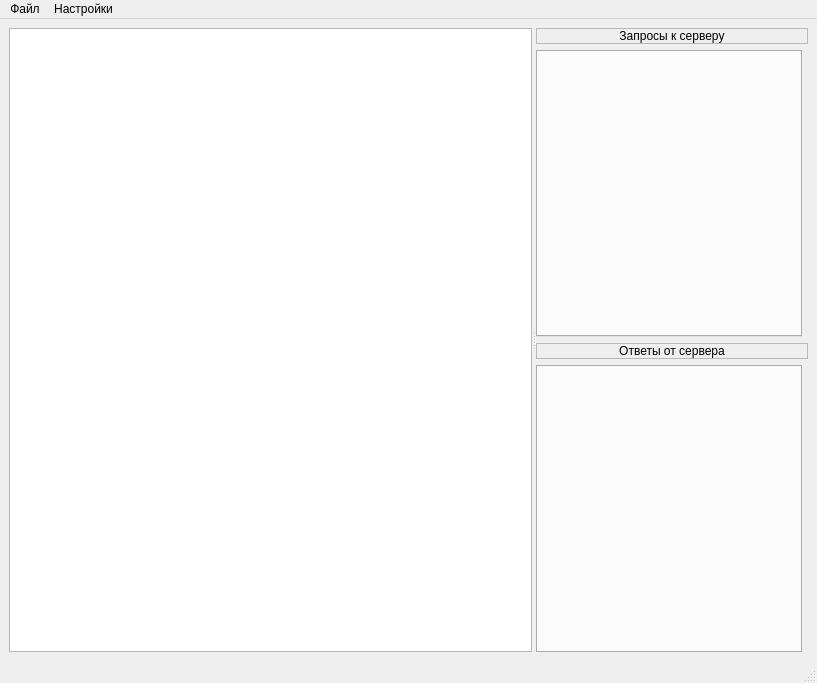
<?xml version="1.0" encoding="UTF-8"?>
<ui version="4.0">
 <class>MainWindow</class>
 <widget class="QMainWindow" name="MainWindow">
  <property name="geometry">
   <rect>
    <x>0</x>
    <y>0</y>
    <width>817</width>
    <height>683</height>
   </rect>
  </property>
  <property name="windowTitle">
   <string>Документация Steam Web API</string>
  </property>
  <widget class="QWidget" name="centralwidget">
   <layout class="QVBoxLayout" name="verticalLayout">
    <item>
     <widget class="QSplitter" name="splitter">
      <property name="orientation">
       <enum>Qt::Horizontal</enum>
      </property>
      <widget class="application::CAPITree" name="methodsTree"/>
      <widget class="QWidget" name="layoutWidget">
       <layout class="QGridLayout" name="gridLayout" rowstretch="0,0,0,0">
        <item row="1" column="0">
         <widget class="application::CRequestsWidget" name="tabRequests">
          <property name="tabsClosable">
           <bool>true</bool>
          </property>
         </widget>
        </item>
        <item row="2" column="0" colspan="2">
         <widget class="QLabel" name="label_20">
          <property name="frameShape">
           <enum>QFrame::StyledPanel</enum>
          </property>
          <property name="frameShadow">
           <enum>QFrame::Plain</enum>
          </property>
          <property name="text">
           <string>Ответы от сервера</string>
          </property>
          <property name="alignment">
           <set>Qt::AlignCenter</set>
          </property>
         </widget>
        </item>
        <item row="0" column="0" colspan="2">
         <widget class="QLabel" name="label_19">
          <property name="frameShape">
           <enum>QFrame::StyledPanel</enum>
          </property>
          <property name="frameShadow">
           <enum>QFrame::Plain</enum>
          </property>
          <property name="text">
           <string>Запросы к серверу</string>
          </property>
          <property name="alignment">
           <set>Qt::AlignCenter</set>
          </property>
         </widget>
        </item>
        <item row="3" column="0">
         <widget class="application::CResponsesWidget" name="tabResponses">
          <property name="tabPosition">
           <enum>QTabWidget::South</enum>
          </property>
          <property name="tabShape">
           <enum>QTabWidget::Rounded</enum>
          </property>
         </widget>
        </item>
       </layout>
      </widget>
     </widget>
    </item>
   </layout>
  </widget>
  <widget class="QMenuBar" name="menubar">
   <property name="geometry">
    <rect>
     <x>0</x>
     <y>0</y>
     <width>817</width>
     <height>21</height>
    </rect>
   </property>
   <widget class="QMenu" name="menu">
    <property name="title">
     <string>Файл</string>
    </property>
    <addaction name="actReloadAPI"/>
    <addaction name="separator"/>
    <addaction name="actQuit"/>
   </widget>
   <widget class="QMenu" name="menu_2">
    <property name="title">
     <string>Настройки</string>
    </property>
    <addaction name="actConnectionSettings"/>
   </widget>
   <addaction name="menu"/>
   <addaction name="menu_2"/>
  </widget>
  <widget class="QStatusBar" name="statusbar"/>
  <action name="actReloadAPI">
   <property name="text">
    <string>Перезагрузить доступные API</string>
   </property>
   <property name="statusTip">
    <string/>
   </property>
   <property name="shortcut">
    <string>Ctrl+R</string>
   </property>
  </action>
  <action name="actQuit">
   <property name="text">
    <string>Выход</string>
   </property>
   <property name="statusTip">
    <string>Завершить работу с приложением</string>
   </property>
   <property name="shortcut">
    <string>Ctrl+Q</string>
   </property>
  </action>
  <action name="actConnectionSettings">
   <property name="text">
    <string>Настройки подключения...</string>
   </property>
   <property name="shortcut">
    <string>Ctrl+P</string>
   </property>
  </action>
 </widget>
 <customwidgets>
  <customwidget>
   <class>application::CAPITree</class>
   <extends>QTreeView</extends>
   <header>gui/main/api_tree.hpp</header>
  </customwidget>
  <customwidget>
   <class>application::CRequestsWidget</class>
   <extends>QTabWidget</extends>
   <header>gui/main/requests_widget.hpp</header>
   <container>1</container>
  </customwidget>
  <customwidget>
   <class>application::CResponsesWidget</class>
   <extends>QTabWidget</extends>
   <header>gui/main/responses_widget.hpp</header>
   <container>1</container>
  </customwidget>
 </customwidgets>
 <resources/>
 <connections/>
</ui>
